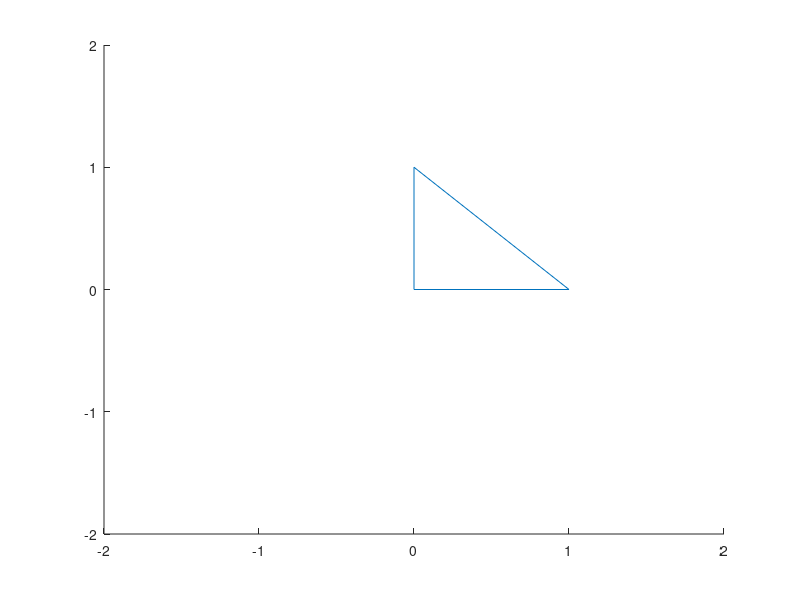

The MATLAB script that drew this image: (Note: this script raises an error after producing the figure.)

A = [ 0; 0; 0.00001];
B = [ 0; 1; 0];
C = [ 1; 0; 0];

%P = [1; 1; 1 ];

%draw my triangle in 2d:

figure
hold on
plot([A(1) B(1) nan A(1) C(1) nan C(1) B(1) nan],[A(2) B(2) nan A(2) C(2) nan C(2) B(2) nan])
axis([-2 2 -2 2 ])

aa = linspace(-2, 2);
bb = linspace(-2, 2);
[X,Y] = meshgrid(aa,bb);

for i = 1:100
    for j = 1:100        
        P = [aa(i); bb(j); 0];
        D(i,j) = distptotri(A,B,C,P);
    end
end
contour(X,Y,D)

%%unittesting distptoline
% A = [0 0 0];
% B = [0 1 0];
% P = [1 1 0];
% R = 1;
% r = distptoline(A,B,P);
% if ~isequal(R,r)
%     error('failed unit test!')
% end
%
% A = [-1 0 0];
% B = [1 0 0];
% P = [1 1 0];
% R = 1;
% r = distptoline(A,B,P);
% if ~isequal(R,r)
%     error('failed unit test!')
% end
%
% A = [0 3 10];
% B = [3 0 10];
% P = [1 1 10];
% R = 3*sqrt(2)/2-sqrt(2);
% r = distptoline(A,B,P);
% if ~isequal(R,r)
%     error('failed unit test!')
% end
%%% the last test failed but with a 1.1102e-16 difference!
